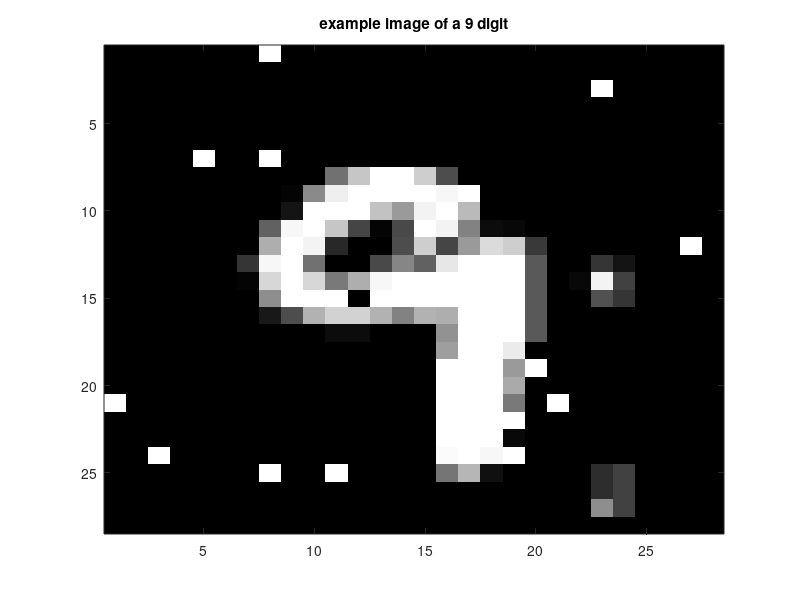

MATLAB code to generate this figure: (Note: a time limit stopped this script after it produced the figure.)
%% CIS 520 Machine Learning Tyler Olivieri
% PCA

clc;clear;close all;

load('MNIST_train.mat');

% visualize one image for example
exImage = reshape(X_train(end,:), [28,28]);
figure;
imagesc(exImage');
colormap('gray');
title('example image of a 9 digit');
print -deps lastimage

% mean center dataset
xMean = mean(X_train);
xCenter = X_train - xMean;

% run pca on data
[loading,score,latent,tsquared,explained] = pca(xCenter);

% view first principal component as image
pcImage = reshape(loading(:,1), [28,28]);
figure;
imagesc(pcImage');
colormap('gray');
title('first principal component');
print -depsc 1pcimage

% find projections in 2d for digit 0 and 7
idx_0 = find(Y_train == 1);
idx_7 = find(Y_train == 8);
pc1_0 = score(idx_0, 1);
pc2_0 = score(idx_0, 2);
pc1_7 = score(idx_7, 1);
pc2_7 = score(idx_7, 2);
pc100_0 = score(idx_0, 100);
pc101_0 = score(idx_0, 101);
pc100_7 = score(idx_7, 100);
pc101_7 = score(idx_7, 101);

figure;
scatter(pc1_0, pc2_0);
hold on
scatter(pc1_7, pc2_7);
title('digits projected into first 2 principal components');
xlabel('PC 1');
ylabel('PC 2');
legend('digit 0', 'digit 7');
print -depsc 2dproj01

figure;
scatter(pc100_0, pc101_0);
hold on
scatter(pc100_7, pc101_7);
title('digits projected into 100 and 101 principal components');
xlabel('PC 100');
ylabel('PC 101');
legend('digit 0', 'digit 7');
print -depsc 2dproj100101

% observe reconstruction accuracy of % of principal components
reconAcc = cumsum(explained);
percent = [10 20 30 40 50 60 70 80 90];
for i = 1:length(percent)
    idx = find(reconAcc > percent(i));
    var(i) = min(idx);
end

figure;
plot(percent, var);
title('Reconstruction accuracy vs number of PC vectors');
xlabel('Reconstruction accuracy (%)');
ylabel('Number of PC vectors');
print -depsc percVar

% reconstruct a few images using different amounts of variances
str = "%d percent reconstruction";
var = fliplr(var);
percent = fliplr(percent);
image = [500 6000 10000 12000];
for q = 1:length(image)
    figure;
    subplot(3,4,1);
    original = reshape(X_train(image(q),:), [28,28]);
    imagesc(original');
    colormap('gray');
    title('Original image');
    for k = 1:length(var)
        reconstruct =  xMean + score(image(q),1:var(k)) * loading(:, 1:var(k))';
        subplot(3,4,k+1)
        imageRecon = reshape(reconstruct, [28,28]);
        imagesc(imageRecon');
        colormap('gray');    
        title(sprintf(str, percent(k)));
    end
    str2 = sprintf('image%d', image(q));
    print('-depsc', str2);
end
